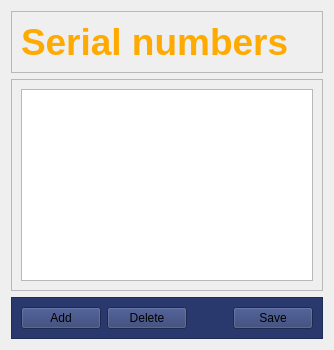
            <widget class="QWidget" name="tb_sn">
             <attribute name="icon">
              <iconset theme="QIcon::ThemeIcon::MediaPlaylistRepeat"/>
             </attribute>
             <attribute name="title">
              <string>S/N</string>
             </attribute>
             <layout class="QVBoxLayout" name="verticalLayout_6">
              <item>
               <widget class="QFrame" name="frame_6">
                <property name="frameShape">
                 <enum>QFrame::Shape::StyledPanel</enum>
                </property>
                <property name="frameShadow">
                 <enum>QFrame::Shadow::Raised</enum>
                </property>
                <layout class="QHBoxLayout" name="horizontalLayout_8">
                 <item>
                  <widget class="QLabel" name="label">
                   <property name="font">
                    <font>
                     <pointsize>28</pointsize>
                     <bold>true</bold>
                     <underline>false</underline>
                    </font>
                   </property>
                   <property name="styleSheet">
                    <string notr="true">color: rgb(255, 170, 0);</string>
                   </property>
                   <property name="text">
                    <string>Serial numbers</string>
                   </property>
                  </widget>
                 </item>
                </layout>
               </widget>
              </item>
              <item>
               <widget class="QFrame" name="frame_7">
                <property name="frameShape">
                 <enum>QFrame::Shape::StyledPanel</enum>
                </property>
                <property name="frameShadow">
                 <enum>QFrame::Shadow::Raised</enum>
                </property>
                <layout class="QHBoxLayout" name="horizontalLayout_9">
                 <item>
                  <widget class="QTableView" name="tbl_serial_numbers"/>
                 </item>
                </layout>
               </widget>
              </item>
              <item>
               <widget class="QFrame" name="frame_9">
                <property name="styleSheet">
                 <string notr="true">background-color: rgb(42, 57, 109);</string>
                </property>
                <property name="frameShape">
                 <enum>QFrame::Shape::StyledPanel</enum>
                </property>
                <property name="frameShadow">
                 <enum>QFrame::Shadow::Raised</enum>
                </property>
                <layout class="QHBoxLayout" name="horizontalLayout_3">
                 <item>
                  <widget class="QPushButton" name="pb_add">
                   <property name="toolTip">
                    <string>Add new serial numbers</string>
                   </property>
                   <property name="styleSheet">
                    <string notr="true"/>
                   </property>
                   <property name="text">
                    <string>Add</string>
                   </property>
                  </widget>
                 </item>
                 <item>
                  <widget class="QPushButton" name="pb_delete">
                   <property name="toolTip">
                    <string>Delete current record</string>
                   </property>
                   <property name="styleSheet">
                    <string notr="true"/>
                   </property>
                   <property name="text">
                    <string>Delete</string>
                   </property>
                  </widget>
                 </item>
                 <item>
                  <spacer name="horizontalSpacer_12">
                   <property name="orientation">
                    <enum>Qt::Orientation::Horizontal</enum>
                   </property>
                   <property name="sizeHint" stdset="0">
                    <size>
                     <width>40</width>
                     <height>20</height>
                    </size>
                   </property>
                  </spacer>
                 </item>
                 <item>
                  <widget class="QPushButton" name="pb_save_changes">
                   <property name="toolTip">
                    <string>Save changes</string>
                   </property>
                   <property name="styleSheet">
                    <string notr="true"/>
                   </property>
                   <property name="text">
                    <string>Save</string>
                   </property>
                  </widget>
                 </item>
                </layout>
               </widget>
              </item>
             </layout>
            </widget>
